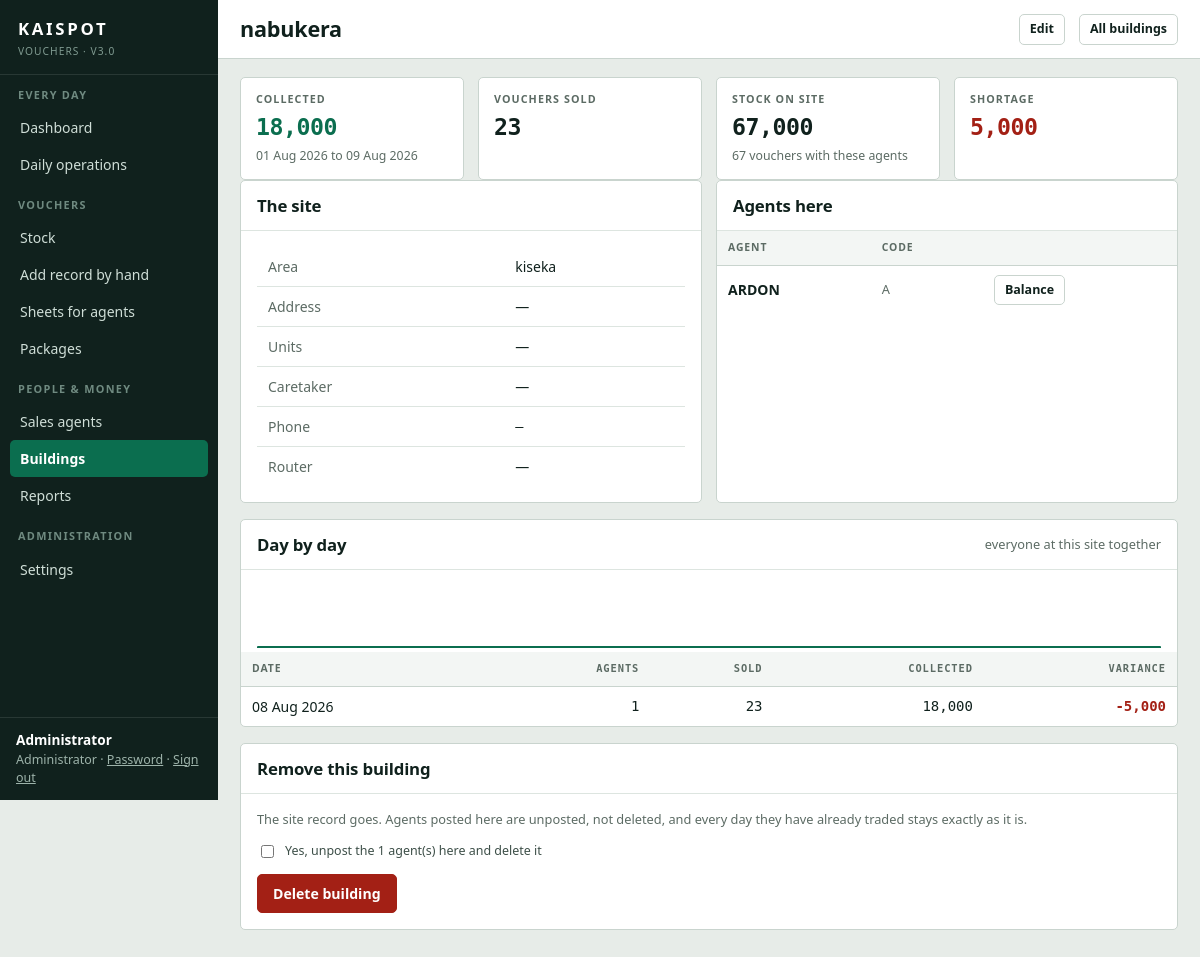
/buildings/1 (signed in), run on the app's committed database.
### tables this page shows
CREATE TABLE users (
    id            INTEGER PRIMARY KEY AUTOINCREMENT,
    username      TEXT    NOT NULL UNIQUE COLLATE NOCASE,
    password_hash TEXT    NOT NULL,
    full_name     TEXT    NOT NULL DEFAULT '',
    role          TEXT    NOT NULL DEFAULT 'agent',   -- admin | manager | agent
    agent_id      INTEGER REFERENCES agents(id) ON DELETE CASCADE,
    active        INTEGER NOT NULL DEFAULT 1,
    must_change   INTEGER NOT NULL DEFAULT 0,
    created_at    TEXT    NOT NULL DEFAULT (datetime('now'))
);

CREATE TABLE buildings (
            id            INTEGER PRIMARY KEY AUTOINCREMENT,
            name          TEXT    NOT NULL UNIQUE COLLATE NOCASE,
            area          TEXT    NOT NULL DEFAULT '',
            address       TEXT    NOT NULL DEFAULT '',
            contact_name  TEXT    NOT NULL DEFAULT '',
            contact_phone TEXT    NOT NULL DEFAULT '',
            units         INTEGER NOT NULL DEFAULT 0,
            router        TEXT    NOT NULL DEFAULT '',
            notes         TEXT    NOT NULL DEFAULT '',
            active        INTEGER NOT NULL DEFAULT 1,
            created_at    TEXT    NOT NULL DEFAULT (datetime('now'))
        );

CREATE TABLE agents (
    id              INTEGER PRIMARY KEY AUTOINCREMENT,
    code            TEXT    NOT NULL UNIQUE COLLATE NOCASE,
    name            TEXT    NOT NULL,
    phone           TEXT    NOT NULL DEFAULT '',
    station         TEXT    NOT NULL DEFAULT '',
    nin             TEXT    NOT NULL DEFAULT '',
    next_of_kin     TEXT    NOT NULL DEFAULT '',
    commission_rate INTEGER NOT NULL DEFAULT 1000,  -- basis points, 1000 = 10%
    monthly_target  INTEGER NOT NULL DEFAULT 0,
    daily_target    INTEGER NOT NULL DEFAULT 0,
    credit_limit    INTEGER NOT NULL DEFAULT 0,     -- 0 = no ceiling on debt
    notes           TEXT    NOT NULL DEFAULT '',
    joined_on       TEXT    NOT NULL DEFAULT (date('now')),
    active          INTEGER NOT NULL DEFAULT 1,
    created_at      TEXT    NOT NULL DEFAULT (datetime('now'))
, building_id INTEGER REFERENCES buildings(id) ON DELETE SET NULL);

CREATE TABLE daily_rows (
    id         INTEGER PRIMARY KEY AUTOINCREMENT,
    agent_id   INTEGER NOT NULL REFERENCES agents(id) ON DELETE CASCADE,
    day        TEXT    NOT NULL,
    opening    INTEGER NOT NULL DEFAULT 0,
    topup      INTEGER NOT NULL DEFAULT 0,
    sold       INTEGER NOT NULL DEFAULT 0,   -- value of vouchers marked sold
    collection INTEGER NOT NULL DEFAULT 0,   -- cash handed in
    closing    INTEGER NOT NULL DEFAULT 0,   -- opening + topup - collection
    on_hand    INTEGER NOT NULL DEFAULT 0,   -- stock actually still held
    shortage   INTEGER NOT NULL DEFAULT 0,   -- closing - on_hand
    commission INTEGER NOT NULL DEFAULT 0,
    status     TEXT    NOT NULL DEFAULT 'open',   -- open | closed
    note       TEXT    NOT NULL DEFAULT '',
    closed_at  TEXT,
    closed_by  INTEGER REFERENCES users(id),
    created_at TEXT    NOT NULL DEFAULT (datetime('now')), opening_qty INTEGER NOT NULL DEFAULT 0, topup_qty INTEGER NOT NULL DEFAULT 0, sold_qty INTEGER NOT NULL DEFAULT 0, closing_qty INTEGER NOT NULL DEFAULT 0, variance INTEGER NOT NULL DEFAULT 0, expected INTEGER NOT NULL DEFAULT 0,
    UNIQUE (agent_id, day)
);

### backend/routes/buildings.py (the view)
@bp.route("/<int:building_id>")
@auth.staff_only
def profile(building_id: int):
    building = building_service.get(building_id)
    if building is None:
        flash("That building does not exist.", "error")
        return redirect(url_for("buildings.index"))
    start, end = _span()
    return render_template(
        "pages/building_profile.html",
        building=building,
        agents=building_service.agents_at(building_id),
        stock=building_service.stock_at(building_id),
        history=building_service.history(building_id, 30),
        start=start, end=end,
        figures=next((b for b in building_service.overview(start, end)
                      if b["id"] == building_id), None))

### backend/auth.py (called while the page is built)
def current_user():
    if "user" in g:
        return g.user
    user_id = session.get("user_id")
    g.user = None
    if user_id:
        g.user = one("SELECT * FROM users WHERE id = ? AND active = 1", (user_id,))
        if g.user is None:
            session.clear()
    return g.user

def staff_only(view: Callable) -> Callable:
    @functools.wraps(view)
    def wrapped(*args, **kwargs):
        user = current_user()
        if user is None:
            return redirect(url_for("auth.sign_in"))
        if user["role"] not in ("admin", "manager"):
            flash("That area is for office staff.", "error")
            return redirect(home_for(user))
        return view(*args, **kwargs)
    return wrapped

### backend/db.py (called while the page is built)
def connect() -> sqlite3.Connection:
    DATA_DIR.mkdir(parents=True, exist_ok=True)
    conn = sqlite3.connect(DB_PATH, timeout=15, isolation_level=None)
    conn.row_factory = sqlite3.Row
    conn.execute("PRAGMA journal_mode = WAL")
    conn.execute("PRAGMA foreign_keys = ON")
    conn.execute("PRAGMA busy_timeout = 15000")
    conn.execute("PRAGMA synchronous = NORMAL")
    return conn

def get_db() -> sqlite3.Connection:
    if "db" not in g:
        g.db = connect()
    return g.db

def query(sql: str, params: tuple | dict = ()) -> list[sqlite3.Row]:
    return get_db().execute(sql, params).fetchall()

def rows(sql: str, params: tuple | dict = ()) -> list[dict]:
    return [dict(r) for r in query(sql, params)]

def one(sql: str, params: tuple | dict = ()) -> sqlite3.Row | None:
    return get_db().execute(sql, params).fetchone()

def one_dict(sql: str, params: tuple | dict = ()) -> dict | None:
    row = one(sql, params)
    return dict(row) if row else None

### backend/money.py (called while the page is built)
def money(value: int | None) -> str:
    return f"{int(value or 0):,}"

def signed_money(value: int | None) -> str:
    amount = int(value or 0)
    return "0" if amount == 0 else f"{amount:+,}"

def qty(value: int | None) -> str:
    return f"{int(value or 0):,}"

def today() -> str:
    return date.today().isoformat()

def parse_date(raw: object, default: str | None = None) -> str:
    text = str(raw).strip() if raw is not None else ""
    if text:
        try:
            return datetime.strptime(text[:10], "%Y-%m-%d").date().isoformat()
        except ValueError:
            pass
    return default or today()

### backend/services/buildings.py (called while the page is built)
def get(building_id: int) -> dict | None:
    return one_dict("SELECT * FROM buildings WHERE id = ?", (building_id,))

### frontend/templates/pages/building_profile.html (shortened to what this page needs)
{% extends "base.html" %}
{% block heading %}{{ building.name }}{% endblock %}
{% block toolbar %}
<a class="btn quiet small" href="{{ url_for('buildings.edit', building_id=building.id) }}">Edit</a>
<a class="btn quiet small" href="{{ url_for('buildings.index') }}">All buildings</a>
{% endblock %}
{% block content %}
<div class="grid four">
  <div class="stat accent"><div class="label">Collected</div>
    <div class="stat-value">{{ (figures.collection if figures else 0) | money }}</div>
    <div class="foot">{{ start | day }} to {{ end | day }}</div></div>
  <div class="stat"><div class="label">Vouchers sold</div>
    <div class="stat-value">{{ (figures.sold_qty if figures else 0) | qty }}</div></div>
  <div class="stat"><div class="label">Stock on site</div>
    <div class="stat-value">{{ stock.value | money }}</div>
    <div class="foot">{{ stock.qty | qty }} vouchers with these agents</div></div>
  <div class="stat {% if figures and figures.shortage %}short{% endif %}">
    <div class="label">Shortage</div>
    <div class="stat-value">{{ (figures.shortage if figures else 0) | money }}</div></div>
</div>
<div class="grid two">
  <div class="card">
    <div class="card-head"><h2>The site</h2></div>
    <div class="card-body">
      <table>
        <tbody>
          <tr><td class="muted">Area</td><td>{{ building.area or '—' }}</td></tr>
          <tr><td class="muted">Address</td><td>{{ building.address or '—' }}</td></tr>
          <tr><td class="muted">Units</td><td>{{ building.units | qty if building.units else '—' }}</td></tr>
          <tr><td class="muted">Caretaker</td><td>{{ building.contact_name or '—' }}</td></tr>
          <tr><td class="muted">Phone</td><td class="code">{{ building.contact_phone or '—' }}</td></tr>
          <tr><td class="muted">Router</td><td>{{ building.router or '—' }}</td></tr>
        </tbody>
      </table>
    </div>
  </div>
  <div class="card">
    <div class="card-head"><h2>Agents here</h2></div>
    <div class="card-body tight">
      {% if agents %}
      <table>
        <thead><tr><th>Agent</th><th>Code</th><th></th></tr></thead>
        <tbody>
        {% for a in agents %}
          <tr><td><a class="row-link" href="{{ url_for('agents.profile', agent_id=a.id) }}">{{ a.name }}</a>
                  {% if not a.active %}<span class="chip none">Off</span>{% endif %}</td>
              <td class="small muted">{{ a.code }}</td>
              <td><a class="btn quiet small" href="{{ url_for('daily.row', agent_id=a.id) }}">Balance</a></td></tr>
        {% endfor %}
        </tbody>
      </table>
      {% else %}
      <div class="empty"><p>No agents posted here.</p>
        <p class="small">Set the building on an agent's profile.</p></div>
      {% endif %}
    </div>
  </div>
</div>
<div class="card">
  <div class="card-head"><h2>Day by day</h2><div class="spacer"></div>
    <span class="small muted">everyone at this site together</span></div>
  <div class="card-body tight">
    {% if history %}
    {% set peak = history | map(attribute='collection') | max %}
    {% if peak %}
    <div style="padding:14px 16px 4px">
      <div class="spark" style="height:64px">
        {% for h in history | reverse %}
          <div style="height:{
            {
                (100 * h.collection / peak) | round(0,'ceil') | int
             }
            }%"
               title="{{ h.day }}: {{ h.collection | money }}"></div>
        {% endfor %}
      </div>
    </div>
    {% endif %}
    <div class="table-scroll">
    <table>
      <thead><tr><th>Date</th><th class="fig">Agents</th><th class="fig">Sold</th>
                 <th class="fig">Collected</th><th class="fig">Variance</th></tr></thead>
      <tbody>
      {% for h in history %}
        <tr><td>{{ h.day | day }}</td><td class="fig">{{ h.agents }}</td>
            <td class="fig">{{ h.sold_qty | qty }}</td>
            <td class="fig">{{ h.collection | money }}</td>
            <td class="fig">{% if h.variance < 0 %}<span class="short-text">{{ h.variance | signed_money }}</span>
                {% elif h.variance > 0 %}<span class="over-text">{{ h.variance | signed_money }}</span>
                {% else %}0{% endif %}</td></tr>
      {% endfor %}
      </tbody>
    </table>
    </div>
    {% else %}<div class="empty"><p>Nothing recorded at this site yet.</p></div>{% endif %}
  </div>
</div>
<div class="card">
  <div class="card-head"><h2>Remove this building</h2></div>
  <div class="card-body">
    <p class="muted small" style="margin-top:0">
      The site record goes. Agents posted here are unposted, not deleted, and
      every day they have already traded stays exactly as it is.
    </p>
    <form method="post" action="{{ url_for('buildings.delete', building_id=building.id) }}"
          onsubmit="return confirm('Remove {{ building.name }}?')">
      {% if agents %}
      <div class="field"><label class="check">
        <input type="checkbox" name="force" value="1">
        Yes, unpost the {{ agents | length }} agent(s) here and delete it</label></div>
      {% endif %}
      <button type="submit" class="btn danger">Delete building</button>
    </form>
  </div>
</div>
{% endblock %}

### frontend/templates/base.html (shortened to what this page needs)
<!DOCTYPE html>
<html lang="en">
<head>
<link rel="stylesheet" href="{{ url_for('static', filename='css/kaispot.css') }}">
</head>
<body>
{% set role = user.role if user else 'agent' %}
{% set staff = role in ('admin', 'manager') %}
<div class="shell">
  <aside class="sidebar">
    <div class="brand">
      <div class="brand-mark">KAISPOT</div>
      <div class="brand-sub">Vouchers &middot; v{{ app_version }}</div>
    </div>
    <nav class="nav">
      {% if staff %}
      <div class="nav-group">
        <div class="eyebrow">Every day</div>
        <a href="{{ url_for('dashboard.home') }}" {% if path == '/dashboard' %}class="on"{% endif %}>Dashboard</a>
        <a href="{{ url_for('daily.board') }}" {% if path.startswith('/daily') %}class="on"{% endif %}>Daily operations</a>
      </div>
      <div class="nav-group">
        <div class="eyebrow">Vouchers</div>
        <a href="{{ url_for('stock.index') }}" {% if path == '/stock/' %}class="on"{% endif %}>Stock</a>
        <a href="{{ url_for('stock.manual') }}" {% if path.startswith('/stock/manual') %}class="on"{% endif %}>Add record by hand</a>
        <a href="{{ url_for('stock.sheet_list') }}" {% if path.startswith('/stock/sheets') %}class="on"{% endif %}>Sheets for agents</a>
        <a href="{{ url_for('packages.index') }}" {% if path.startswith('/packages') %}class="on"{% endif %}>Packages</a>
      </div>
      <div class="nav-group">
        <div class="eyebrow">People &amp; money</div>
        <a href="{{ url_for('agents.index') }}" {% if path.startswith('/agents') %}class="on"{% endif %}>Sales agents</a>
        <a href="{{ url_for('buildings.index') }}" {% if path.startswith('/buildings') %}class="on"{% endif %}>Buildings</a>
        <a href="{{ url_for('reports.index') }}" {% if path.startswith('/reports') %}class="on"{% endif %}>Reports</a>
      </div>
      {% if role == 'admin' %}
      <div class="nav-group">
        <div class="eyebrow">Administration</div>
        <a href="{{ url_for('settings.index') }}" {% if path.startswith('/settings') %}class="on"{% endif %}>Settings</a>
      </div>
      {% endif %}
      {% endif %}
    </nav>
    {% if user %}
    <div class="who">
      <strong>{{ user.full_name or user.username }}</strong>
      {{ role_labels.get(user.role, user.role) }} &middot;
      <a href="{{ url_for('auth.password') }}">Password</a> &middot;
      <a href="{{ url_for('auth.sign_out') }}">Sign out</a>
    </div>
    {% endif %}
  </aside>
  <div class="main">
    <header class="topbar">
      <h1>{% block heading %}{{ self.title() }}{% endblock %}</h1>
      {% block toolbar %}{% endblock %}
    </header>
    <main class="content">
      {% block content %}{% endblock %}
    </main>
  </div>
</div>
</body>
</html>

### data on the page
users: full_name "Administrator", get "Administrator"
buildings: name "nabukera", area "kiseka", address "—", units|qty "—", contact_name "—", contact_phone "—", router "—"
agents: name "ARDON", code "A"
daily_rows: day|day "08 Aug 2026", agents "1", sold_qty|qty "23", collection "18,000", variance|signed_money "-5,000"

### other printed values
{{ app_version }} "3.0"
{{ (figures.collection if figures else 0) | money }} "18,000"
{{ start | day }} "01 Aug 2026"
{{ end | day }} "09 Aug 2026"
{{ (figures.sold_qty if figures else 0) | qty }} "23"
{{ stock.value | money }} "67,000"
{{ stock.qty | qty }} "67"
{{ (figures.shortage if figures else 0) | money }} "5,000"
{{ agents | length }} "1"
